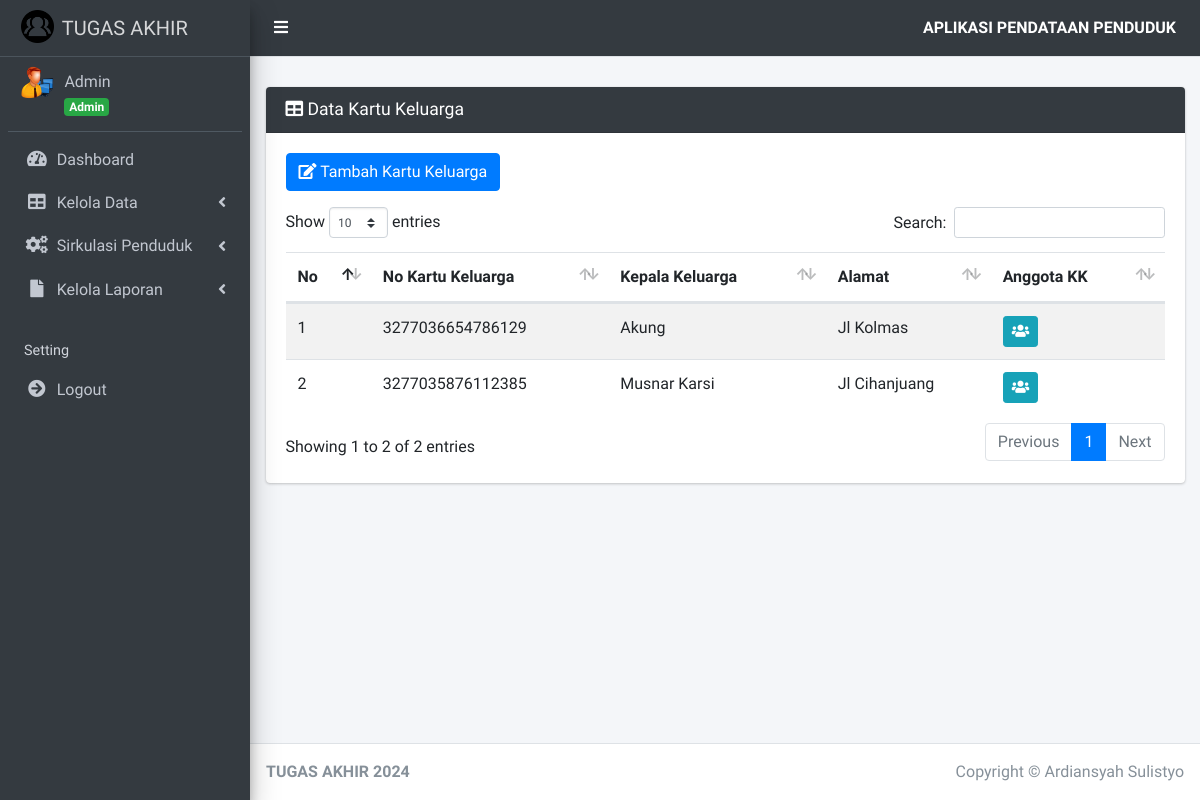
Before: /index.php?page=kk (signed in) with the older database file.
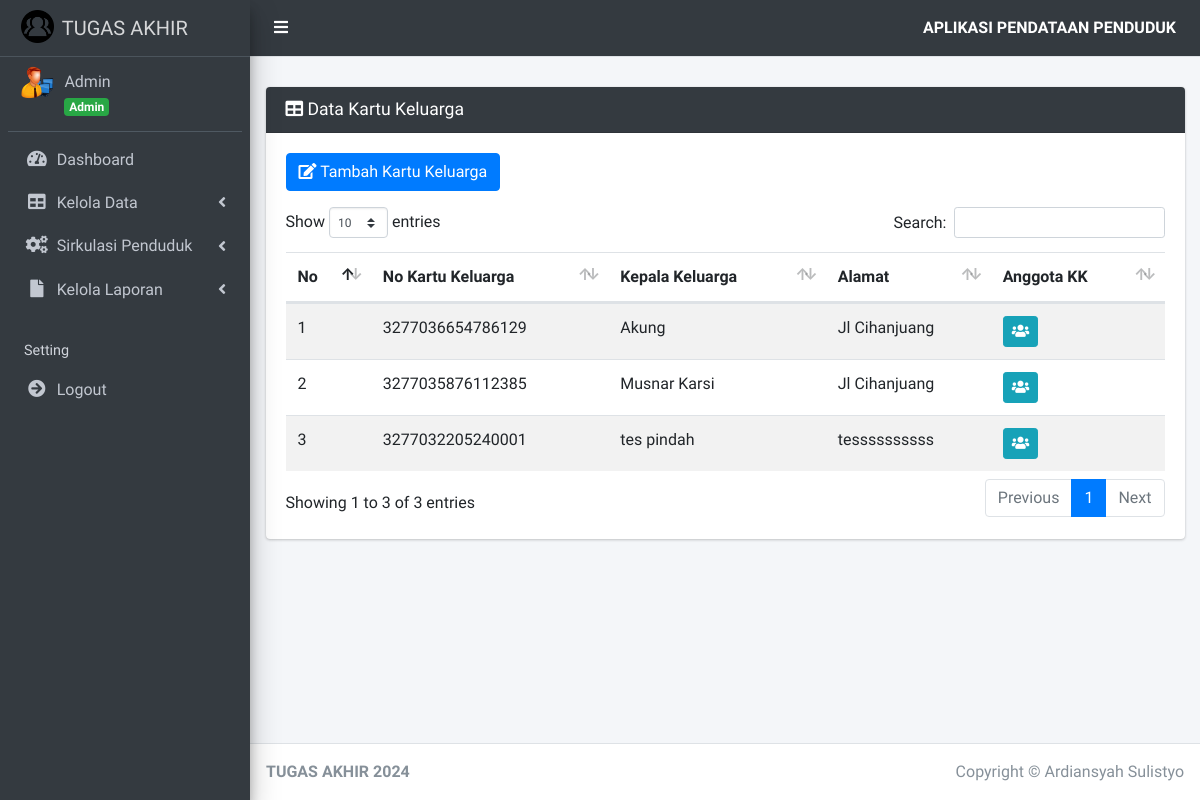
After: the same page with the newer database file.
### tables this page shows
CREATE TABLE `kk` (
  `id_kk` int(11) NOT NULL,
  `no_kk` varchar(16) NOT NULL,
  `id_penduduk` int(11) NOT NULL,
  `k_keluarga` varchar(20) NOT NULL
);

CREATE TABLE `penduduk` (
  `id_penduduk` int(11) NOT NULL,
  `id_user` int(11) NOT NULL,
  `nik_penduduk` varchar(16) NOT NULL,
  `nama_penduduk` varchar(45) NOT NULL,
  `tempat_lahir_penduduk` varchar(30) NOT NULL,
  `tanggal_lahir_penduduk` date NOT NULL,
  `jenis_kelamin_penduduk` enum('Laki-Laki','Perempuan') NOT NULL,
  `alamat_penduduk` text NOT NULL,
  `desa_kelurahan_penduduk` varchar(30) NOT NULL,
  `kecamatan_penduduk` varchar(30) NOT NULL,
  `kabupaten_kota_penduduk` varchar(30) NOT NULL,
  `provinsi_penduduk` varchar(30) NOT NULL,
  `negara_penduduk` varchar(30) NOT NULL,
  `rt_penduduk` varchar(3) NOT NULL,
  `rw_penduduk` varchar(3) NOT NULL,
  `agama_penduduk` enum('Islam','Kristen','Katolik','Hindu','Buddha','Konghucu') NOT NULL,
  `pendidikan_terakhir_penduduk` varchar(20) NOT NULL,
  `pekerjaan_penduduk` varchar(20) NOT NULL,
  `status_perkawinan_penduduk` enum('Kawin','Tidak Kawin','Belum Kawin','Cerai') NOT NULL,
  `status` enum('Ada','Meninggal') NOT NULL,
  `status_keluarga` enum('Sudah Berkeluarga','Belum Berkeluarga','','') NOT NULL
);

### pages/kk/index.php (the view)
<?php
$query = "SELECT * FROM `kk` JOIN `penduduk` ON kk.id_penduduk = penduduk.id_penduduk";
$hasil = mysqli_query($koneksi, $query);
$data_kk = [];
while ($row = mysqli_fetch_assoc($hasil)) $data_kk[] = $row;
?>
<div class="card card-dark">
    <div class="card-header">
        <h3 class="card-title">
            <i class="fa fa-table"></i>
            Data Kartu Keluarga
        </h3>
    </div>
    <div class="card-body">
        <div class="table-responsive">
            <div class="mb-3">
                <a href="?page=tambah_kk" class="btn btn-primary">
                    <i class="fa fa-edit"></i> Tambah Kartu Keluarga
                </a>
            </div>
            <table class="table table-striped table-condensed table-hover" id="example1">
                <thead>
                    <tr>
                        <th>No</th>
                        <th>No Kartu Keluarga</th>
                        <th>Kepala Keluarga</th>
                        <th>Alamat</th>
                        <th>Anggota KK</th>
                    </tr>
                </thead>
                <tbody>
                    <?php $nomor = 1; ?>
                    <?php foreach ($data_kk as $kk) : ?>
                        <tr>
                            <td><?= $nomor++ ?></td>
                            <td><?= $kk['no_kk'] ?></td>
                            <td><?= $kk['k_keluarga'] ?></td>
                            <td><?= $kk['alamat_penduduk'] ?></td>
                            <td>
                                <a href="?page=anggota&id_kk=<?= $kk['id_kk'] ?>" title="Anggota KK" class="btn btn-info btn-sm">
                                    <i class="fa fa-users"></i>
                                </a>
                            </td>
                        </tr>
                    <?php endforeach ?>
                </tbody>
            </table>
        </div>
    </div>
</div>

Changed rows visible on the page:
changed through a linked row, kk "Akung": id_penduduk.alamat_penduduk "Jl Kolmas" → "Jl Cihanjuang"
added kk: no_kk "3277032205240001", k_keluarga "tes pindah", id_penduduk.alamat_penduduk "tessssssssss"
Other visible differences:
text written by a page script: "Show entries Search: Showing 1 to 2 of 2 entries Previous 1 Next" → "Show entries Search: Showing 1 to 3 of 3 entries Previous 1 Next"
